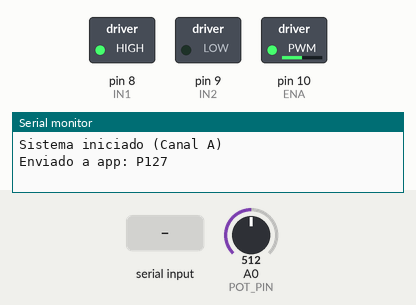
Bench run of a sketch on a simulated Arduino Uno, built with avr-gcc and run on an emulated ATmega328P. On the bench: switched loads named in the sketch (green lamp = pin HIGH), the last lines printed to the serial monitor. The test bench sets the inputs (shaded band); at power-on: A0 (POT_PIN) = 512.

Above: at 1.2 s.
1.3 s: "M2\n" received over the second serial link
At 2.5 s:
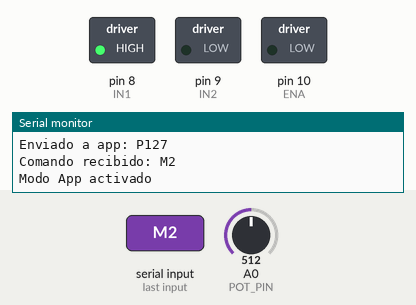
2.8 s: "V90\n" received over the second serial link
At 3.3 s:
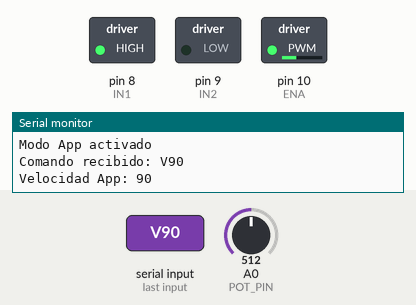
4.3 s: "V\n" received over the second serial link
At 5.7 s:
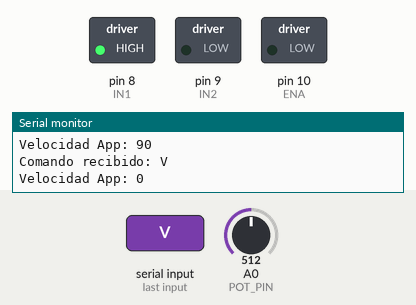
Timing chart, 0 to 7.3 s (numbered marks = the images above; inputs shaded):
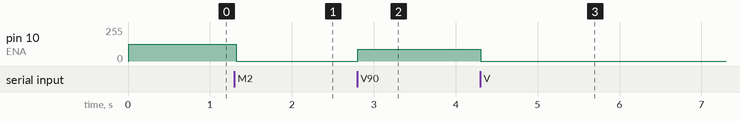

Measured:
- after the input at 1.3 s, pin 10 (ENA): 127/255 → 0/255 at once
- after the input at 2.8 s, pin 10 (ENA): 0/255 → 90/255 at once
- after the input at 4.3 s, pin 10 (ENA): 90/255 → 0/255 at once

The sketch:

control_motor.ino
```cpp
#include <SoftwareSerial.h>

// =========================
// Pines HC-05
// =========================
const int BT_RX = 2;
const int BT_TX = 3;
SoftwareSerial bluetooth(BT_RX, BT_TX);

// =========================
// Pines puente H (Canal A)
// ENA, IN1, IN2 → OUT1, OUT2
// =========================
const int ENA = 10;   // PWM
const int IN1 = 8;   // Dirección
const int IN2 = 9;   // Dirección

// =========================
// Potenciómetro
// =========================
const int POT_PIN = A0;

// =========================
// Variables de control
// =========================
int currentMode = 0; // 0 = físico, 1 = app
int appSpeed = 0;
int potValue255 = 0;
int lastSentPotValue = -1;
String inputBuffer = "";

// =========================
// Configuración
// =========================
void setup() {
  pinMode(ENA, OUTPUT);
  pinMode(IN1, OUTPUT);
  pinMode(IN2, OUTPUT);
  pinMode(POT_PIN, INPUT);

  Serial.begin(9600);
  bluetooth.begin(9600);

  // Dirección fija
  digitalWrite(IN1, HIGH);
  digitalWrite(IN2, LOW);
  analogWrite(ENA, 0);

  Serial.println("Sistema iniciado (Canal A)");
  bluetooth.println("READY");
}

// =========================
// Loop principal
// =========================
void loop() {
  readBluetoothCommands();

  if (currentMode == 0) {
    handlePhysicalMode();
  } else {
    handleAppMode();
  }
}

// =========================
// Leer Bluetooth
// =========================
void readBluetoothCommands() {
  while (bluetooth.available()) {
    char c = bluetooth.read();
    if (c == '\n') {
      inputBuffer.trim();
      if (inputBuffer.length() > 0) {
        processCommand(inputBuffer);
      }
      inputBuffer = "";
    } else {
      inputBuffer += c;
    }
  }
}

// =========================
// Procesar comandos
// =========================
void processCommand(String cmd) {
  Serial.print("Comando recibido: ");
  Serial.println(cmd);

  if (cmd == "M1") {
    currentMode = 0;
    Serial.println("Modo Fisico activado");
  }
  else if (cmd == "M2") {
    currentMode = 1;
    Serial.println("Modo App activado");
    applyMotorSpeed(appSpeed);
  }
  else if (cmd.startsWith("V")) {
    int value = cmd.substring(1).toInt();
    value = constrain(value, 0, 255);
    appSpeed = value;
    Serial.print("Velocidad App: ");
    Serial.println(appSpeed);
    if (currentMode == 1) {
      applyMotorSpeed(appSpeed);
    }
  }
  else if (cmd == "START") {
    Serial.println("Comando START recibido");
  }
}

// =========================
// Modo físico (potenciómetro)
// =========================
void handlePhysicalMode() {
  int rawPot = analogRead(POT_PIN);
  potValue255 = map(rawPot, 0, 1023, 0, 255);
  potValue255 = constrain(potValue255, 0, 255);

  applyMotorSpeed(potValue255);

  if (abs(potValue255 - lastSentPotValue) >= 2) {
    bluetooth.print("P");
    bluetooth.println(potValue255);
    Serial.print("Enviado a app: P");
    Serial.println(potValue255);
    lastSentPotValue = potValue255;
  }

  delay(50);
}

// =========================
// Modo app
// =========================
void handleAppMode() {
  applyMotorSpeed(appSpeed);
  delay(20);
}

// =========================
// Aplicar velocidad
// =========================
void applyMotorSpeed(int speedValue) {
  speedValue = constrain(speedValue, 0, 255);
  analogWrite(ENA, speedValue);
}
```
